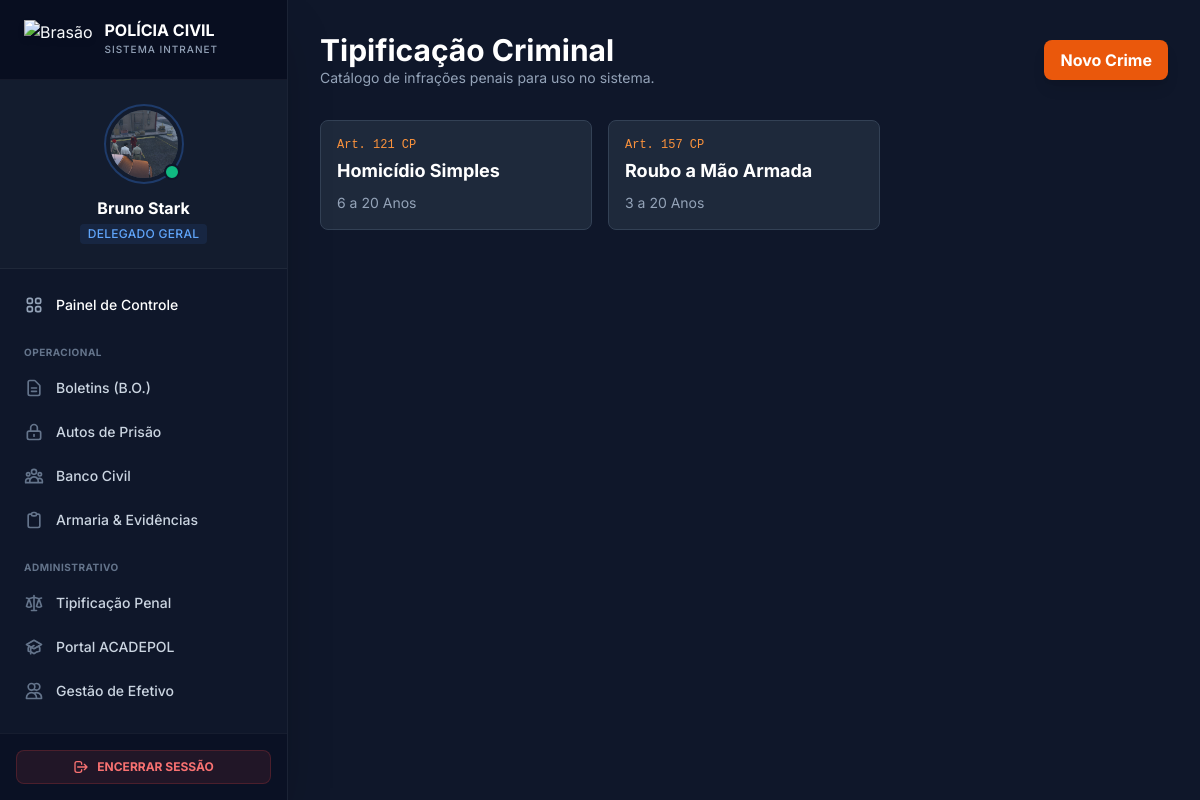
The app's page /crimes (signed in) with its own data.
### models/users.py (models this page shows, shortened)
class Usuario(db.Model):
    __tablename__ = 'usuarios'
    id = db.Column(db.Integer, primary_key=True)
    nome = db.Column(db.String(100), nullable=False)
    matricula = db.Column(db.String(20), unique=True, nullable=False)
    senha = db.Column(db.String(200), nullable=False)
    cargo_id = db.Column(db.Integer, db.ForeignKey('cargos.id'), nullable=True)
    delegacia = db.Column(db.String(100))
    departamento = db.Column(db.String(100))
    endereco = db.Column(db.String(200))
    foto_perfil = db.Column(db.String(120), nullable=True, default='default.jpg')
    observacoes = db.Column(db.Text)
    criado_em = db.Column(db.DateTime, default=datetime.utcnow)
    promocoes = db.relationship('Promocao', backref='servidor', lazy=True)
    advertencias = db.relationship('Advertencia',
                                   foreign_keys='Advertencia.usuario_id',
                                   backref='servidor',
                                   lazy=True)
    advertencias_aplicadas = db.relationship('Advertencia',
                                             foreign_keys='Advertencia.autor_id',
                                             backref='autor_advertencia',
                                             lazy=True)
    @property
    def cargo(self):
        return self.cargo_obj.nome if self.cargo_obj else "Sem Cargo"

class Cargo(db.Model):
    __tablename__ = 'cargos'
    id = db.Column(db.Integer, primary_key=True)
    nome = db.Column(db.String(50), unique=True, nullable=False)
    nivel = db.Column(db.Integer, nullable=False) # 100=Delegado Geral, 10=Administrativo
    usuarios = db.relationship('Usuario', backref='cargo_obj', lazy=True)

### models/crimes.py (models this page shows, shortened)
class Crime(db.Model):
    __tablename__ = 'crimes'
    id = db.Column(db.Integer, primary_key=True)
    nome = db.Column(db.String(100), nullable=False) # Ex: Roubo Qualificado
    artigo = db.Column(db.String(50)) # Ex: Art. 157 CP
    pena = db.Column(db.String(100)) # Ex: Reclusão de 4 a 10 anos

### app.py (the view)
@app.route('/crimes')
@login_required
def gerenciar_crimes():
    crimes = Crime.query.all()
    return render_template('crimes.html', crimes=crimes)

### app.py (called while the page is built)
def current_user():
    if 'user_id' in session:
        return Usuario.query.get(session['user_id'])
    return None

def login_required(f):
    @wraps(f)
    def decorated(*args, **kwargs):
        if 'user_id' not in session:
            return redirect(url_for('login'))
        return f(*args, **kwargs)
    return decorated

@app.context_processor
def inject_helpers():
    return dict(
        pode_gerenciar=lambda: current_user() and current_user().nivel_hierarquico >= 80,
        current_user=current_user,
        pode_alterar_usuario=pode_alterar_usuario
    )

### templates/crimes.html (shortened to what this page needs)
{% extends 'base.html' %}
{% block content %}
<div class="max-w-5xl mx-auto">
    <div class="flex justify-between items-center mb-8">
        <div>
            <h2 class="text-3xl font-bold text-white">Tipificação Criminal</h2>
            <p class="text-slate-400 text-sm">Catálogo de infrações penais para uso no sistema.</p>
        </div>
        <a href="{{ url_for('cadastrar_crime') }}" class="bg-orange-600 hover:bg-orange-700 text-white font-bold py-2 px-4 rounded-lg shadow-lg">
            Novo Crime
        </a>
    </div>
    <div class="grid grid-cols-1 md:grid-cols-2 lg:grid-cols-3 gap-4">
        {% for crime in crimes %}
        <div class="bg-slate-800 border border-slate-700 p-4 rounded-lg hover:border-orange-500 transition-colors">
            <div class="text-xs text-orange-400 font-mono mb-1">{{ crime.artigo }}</div>
            <h3 class="text-lg font-bold text-white mb-2">{{ crime.nome }}</h3>
            <p class="text-sm text-slate-400">{{ crime.pena }}</p>
        </div>
        {% else %}
        <p class="text-slate-500 col-span-3 text-center py-8">Nenhum crime cadastrado.</p>
        {% endfor %}
    </div>
</div>
{% endblock %}

### templates/base.html (shortened to what this page needs)
<!DOCTYPE html>
<html lang="pt-BR" class="h-full">
<head>
    <script src="https://cdn.tailwindcss.com"></script>
</head>
<body class="bg-pc-base text-pc-text h-screen overflow-hidden flex">
    {% if current_user() %}
    <aside class="w-72 bg-slate-900 border-r border-white/5 flex flex-col h-full shadow-2xl z-20 flex-shrink-0">
        <div class="h-20 flex items-center px-6 border-b border-white/5 bg-slate-950/50">
            <img class="h-10 w-auto drop-shadow-md mr-3" src="https://encrypted-tbn0.gstatic.com/images?q=tbn:ANd9GcQIIGMtpDq_HRAKg4kv_bw92xRqFKkon-k1Fg&s" alt="Brasão">
            <div>
                <h1 class="text-base font-bold text-white leading-none">POLÍCIA CIVIL</h1>
                <p class="text-[10px] text-pc-muted font-medium tracking-widest uppercase mt-1">Sistema Intranet</p>
            </div>
        </div>
        {% set user_nav = current_user() %}
        <div class="p-6 border-b border-white/5 bg-slate-800/30">
            <div class="flex flex-col items-center text-center">
                <a href="{{ url_for('perfil_usuario', id=user_nav.id) }}" class="group relative inline-block mb-3">
                    <div class="h-20 w-20 rounded-full p-1 border-2 border-blue-500/30 group-hover:border-blue-500 transition-colors">
                        <div class="h-full w-full rounded-full bg-slate-700 overflow-hidden flex items-center justify-center">
                            {% if user_nav.foto_perfil and user_nav.foto_perfil != 'default.jpg' %}
                                <img src="{{ url_for('static', filename='fotos_perfil/' + user_nav.foto_perfil) }}" class="w-full h-full object-cover">
                            {% else %}
                                <span class="text-2xl font-bold text-slate-400 group-hover:text-white">{{ user_nav.nome[:2].upper() }}</span>
                            {% endif %}
                        </div>
                    </div>
                    <span class="absolute bottom-1 right-1 h-4 w-4 rounded-full bg-emerald-500 border-2 border-slate-900" title="Online"></span>
                </a>
                <h2 class="text-white font-bold text-base truncate w-full">{{ user_nav.nome.split()[0] }} {{ user_nav.nome.split()[-1] if user_nav.nome.split()|length > 1 else '' }}</h2>
                <span class="text-xs text-blue-400 font-medium uppercase tracking-wide mt-1 bg-blue-500/10 px-2 py-0.5 rounded inline-block">{{ user_nav.cargo }}</span>
            </div>
        </div>
        <nav class="flex-1 overflow-y-auto py-4 px-3 space-y-1">
            <a href="{{ url_for('dashboard') }}" class="flex items-center px-3 py-2.5 text-sm font-medium text-white rounded-lg hover:bg-white/5 transition-colors group">
                Painel de Controle
            </a>
            <div class="pt-4 pb-1 px-3 text-[10px] font-bold text-slate-500 uppercase tracking-wider">Operacional</div>
            <a href="{{ url_for('boletins') }}" class="flex items-center px-3 py-2.5 text-sm font-medium text-slate-300 rounded-lg hover:bg-blue-500/10 hover:text-blue-400 transition-colors group">
                <svg class="w-5 h-5 text-slate-500 group-hover:text-blue-400 mr-3" fill="none" stroke="currentColor" viewBox="0 0 24 24"><path stroke-linecap="round" stroke-linejoin="round" stroke-width="2" d="M9 12h6m-6 4h6m2 5H7a2 2 0 01-2-2V5a2 2 0 012-2h5.586a1 1 0 01.707.293l5.414 5.414a1 1 0 01.293.707V19a2 2 0 01-2 2z"/></svg>
                Boletins (B.O.)
            </a>
            <a href="{{ url_for('autos') }}" class="flex items-center px-3 py-2.5 text-sm font-medium text-slate-300 rounded-lg hover:bg-red-500/10 hover:text-red-400 transition-colors group">
                <svg class="w-5 h-5 text-slate-500 group-hover:text-red-400 mr-3" fill="none" stroke="currentColor" viewBox="0 0 24 24"><path stroke-linecap="round" stroke-linejoin="round" stroke-width="2" d="M12 15v2m-6 4h12a2 2 0 002-2v-6a2 2 0 00-2-2H6a2 2 0 00-2 2v6a2 2 0 002 2zm10-10V7a4 4 0 00-8 0v4h8z"/></svg>
                Autos de Prisão
            </a>
            <a href="{{ url_for('banco_pessoas') }}" class="flex items-center px-3 py-2.5 text-sm font-medium text-slate-300 rounded-lg hover:bg-purple-500/10 hover:text-purple-400 transition-colors group">
                Banco Civil
            </a>
            <a href="{{ url_for('armaria') }}" class="flex items-center px-3 py-2.5 text-sm font-medium text-slate-300 rounded-lg hover:bg-slate-700/50 hover:text-white transition-colors group">
                Armaria & Evidências
            </a>
            <div class="pt-4 pb-1 px-3 text-[10px] font-bold text-slate-500 uppercase tracking-wider">Administrativo</div>
            <a href="{{ url_for('gerenciar_crimes') }}" class="flex items-center px-3 py-2.5 text-sm font-medium text-slate-300 rounded-lg hover:bg-orange-500/10 hover:text-orange-400 transition-colors group">
                Tipificação Penal
            </a>
            <a href="{{ url_for('acadepol_admin') }}" class="flex items-center px-3 py-2.5 text-sm font-medium text-slate-300 rounded-lg hover:bg-cyan-500/10 hover:text-cyan-400 transition-colors group">
                Portal ACADEPOL
            </a>
            <a href="{{ url_for('gerenciar_membros') }}" class="flex items-center px-3 py-2.5 text-sm font-medium text-slate-300 rounded-lg hover:bg-emerald-500/10 hover:text-emerald-400 transition-colors group">
                <svg class="w-5 h-5 text-slate-500 group-hover:text-emerald-400 mr-3" fill="none" stroke="currentColor" viewBox="0 0 24 24"><path stroke-linecap="round" stroke-linejoin="round" stroke-width="2" d="M12 4.354a4 4 0 110 5.292M15 21H3v-1a6 6 0 0112 0v1zm0 0h6v-1a6 6 0 00-9-5.197M13 7a4 4 0 11-8 0 4 4 0 018 0z"/></svg>
                Gestão de Efetivo
            </a>
        </nav>
        <div class="p-4 border-t border-white/5 bg-slate-950/30">
            <a href="{{ url_for('logout') }}" class="flex items-center justify-center w-full px-4 py-2 text-xs font-bold text-red-400 uppercase bg-red-500/10 border border-red-500/20 rounded-lg hover:bg-red-500/20 transition-colors">
                <svg class="w-4 h-4 mr-2" fill="none" stroke="currentColor" viewBox="0 0 24 24"><path stroke-linecap="round" stroke-linejoin="round" stroke-width="2" d="M17 16l4-4m0 0l-4-4m4 4H7m6 4v1a3 3 0 01-3 3H6a3 3 0 01-3-3V7a3 3 0 013-3h4a3 3 0 013 3v1"/></svg>
                Encerrar Sessão
            </a>
        </div>
    </aside>
    {% endif %}
    <main class="flex-1 flex flex-col h-full overflow-hidden bg-pc-base relative">
        <div class="flex-1 overflow-y-auto p-8">
            <div class="animate-fade-in-up pb-10">
                {% block content %}
                {% endblock %}
            </div>
        </div>
    </main>
</body>
</html>

### templates/base.html (style rules this page uses)
body { font-family: 'Inter', sans-serif; }

### records on screen
Usuario: foto_perfil (picture), nome "Bruno", nome.split|length "Stark"
Cargo: cargo "DELEGADO GERAL"
Crime: artigo "Art. 121 CP", nome "Homicídio Simples", pena "6 a 20 Anos"
Crime: artigo "Art. 157 CP", nome "Roubo a Mão Armada", pena "3 a 20 Anos"
